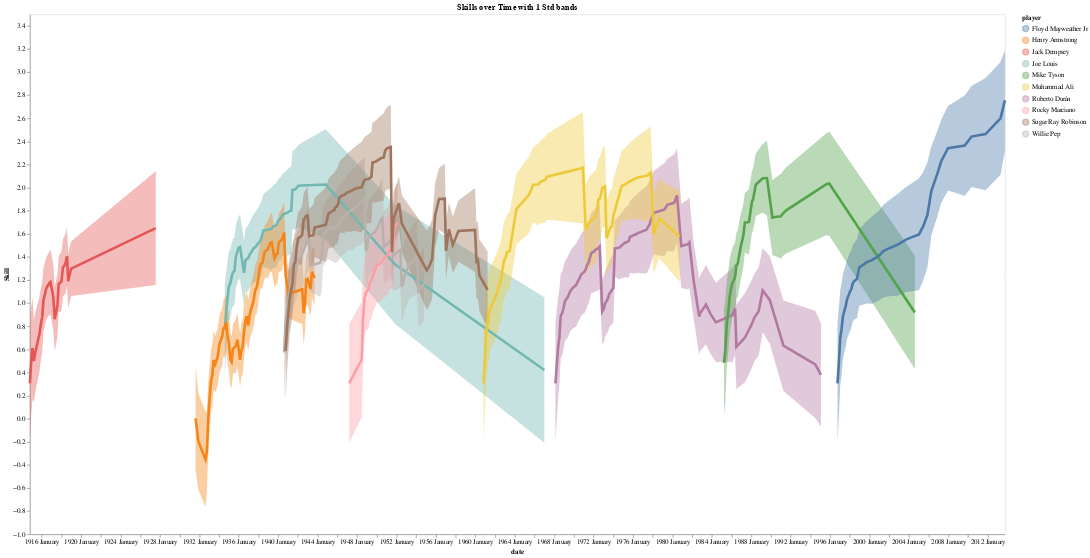

Notebook source saved alongside this figure:
### Code cell
self.plot_player_skills(players = top_boxers_online, width=1500, burnin=0)

### Figure 1 — Vega-Lite specification as saved in the notebook (floating-point values rounded to 4 significant figures; data arrays with more than 128 entries replaced by an {"elided": "..."} marker saying what was removed)
{"config": {"view": {"continuousWidth": 300, "continuousHeight": 300}, "axis": {"grid": false}}, "layer": [{"mark": {"type": "area", "opacity": 0.4}, "encoding": {"color": {"field": "player", "type": "nominal"}, "x": {"field": "date", "type": "temporal"}, "y": {"field": "lower", "type": "quantitative"}, "y2": {"field": "upper"}}}, {"mark": {"type": "line", "strokeWidth": 4}, "encoding": {"color": {"field": "player", "scale": {"scheme": "tableau10"}, "sort": ["Muhammad Ali", "Joe Louis", "Sugar Ray Robinson", "Rocky Marciano", "Floyd Mayweather Jr", "Manny Pacquiao", "Jack Dempsey", "Roberto Durán", "Henry Armstrong", "Willie Pep", "Mike Tyson"], "type": "nominal"}, "x": {"axis": {"format": "%Y %B"}, "field": "date", "type": "temporal"}, "y": {"field": "mu", "scale": {"zero": false}, "title": "Skill", "type": "quantitative"}}}], "data": {"name": "data-8cceed942251265a2b1d066d547371d1"}, "height": 800, "title": "Skills over Time with 1 Std bands", "width": 1500, "$schema": "https://vega.github.io/schema/vega-lite/v5.20.1.json", "datasets": {"data-8cceed942251265a2b1d066d547371d1": {"elided": "511 records"}}}
